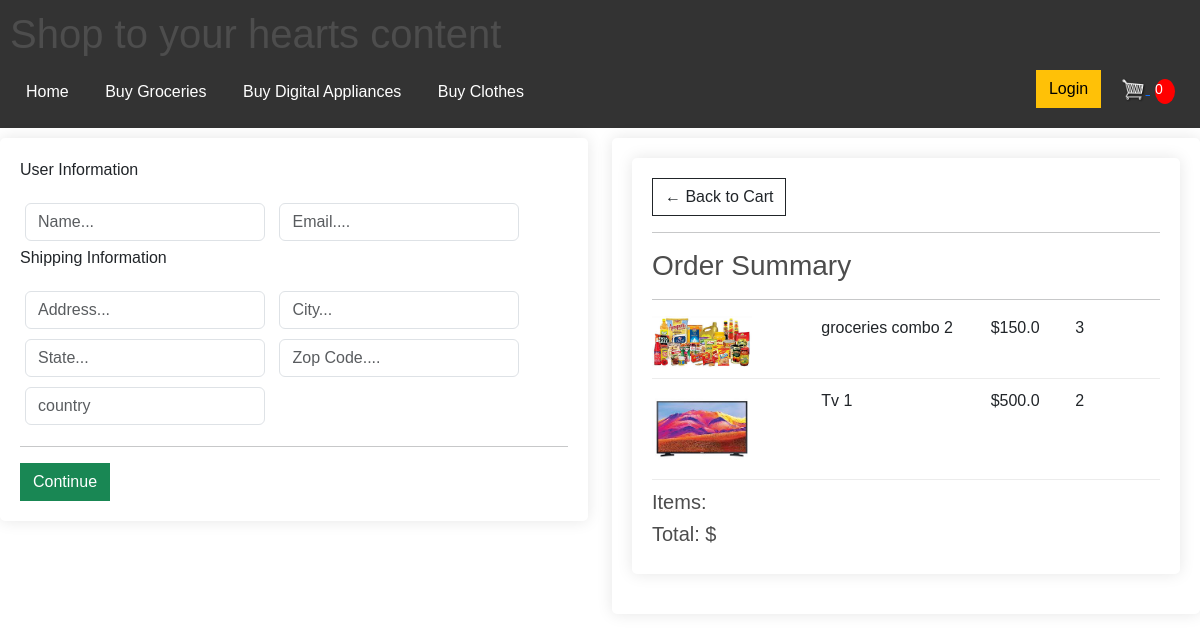
Screenshot of /checkout/ (signed in) with the database file from the repository.
### myapp/models.py (models this page shows, shortened)
class OrderItem(models.Model):
    order = models.ForeignKey(Order, on_delete=models.SET_NULL, blank=True, null=True)
    content_type = models.ForeignKey(ContentType, on_delete=models.SET_NULL, null=True)
    object_id = models.PositiveIntegerField()
    product = GenericForeignKey('content_type', 'object_id')
    quantity = models.IntegerField(default=0, null=True, blank=True)
    date_added = models.DateTimeField(auto_now_add=True)

class Groceries(models.Model):
    name = models.CharField(max_length=100)
    price = models.FloatField()
    description = models.TextField()
    image = models.ImageField(null=True, blank=True)

class DigitalAppliances(models.Model):
    name = models.CharField(max_length=100)
    price = models.FloatField()
    description = models.TextField()
    image = models.ImageField(null=True, blank= True)

### myapp/views.py (the view)
# urls.py: path('checkout/', views.checkout, name='checkout'),
def checkout(request):
    if request.user.is_authenticated:
        customer = request.user.customer
        order, created = Order.objects.get_or_create(customer= customer, complete  = False)
        items = order.orderitem_set.all()
    else:
        order  = {'get_cart_items':0, 'get_cart_total':0}
        items = []
    return render(request, 'checkout.html', {'items': items, 'order': order})

### myapp/templates/checkout.html (shortened to what this page needs)
{% extends 'index.html' %}
{% load static %}
{% block navbar %}
    {{ block.super }}
{% endblock navbar %}
{% block content %}
    <div class="row">
        <div class="col-lg-6">
            <div class="box-element" id="form-wrapper">
                <form id="form">
                    <div id="user-info">
                        <p>User Information</p>
                        <div class="form-field">
                            <input required class="form-control" type="text" name="name" placeholder="Name...">
                        </div>
                        <div class="form-field">
                            <input required class="form-control" type="email" name="email" placeholder="Email....">
                        </div>
                    </div>
                    <div id="shiiping-info">
                        <p>Shipping Information</p>
                        <div class="form-field">
                            <input class="form-control" type="text" name="address" placeholder="Address...">
                        </div>
                        <div class="form-field">
                            <input class="form-control" type="text" name="city" placeholder="City...">
                        </div>
                        <div class="form-field">
                            <input class="form-control" type="text" name="state" placeholder="State...">
                        </div>
                        <div class="form-field">
                            <input class="form-control" type="text" name="zipcode" placeholder="Zop Code....">
                        </div>
                        <div class="form-field">
                            <input class="form-control" type="text" name="country" placeholder="country">
                        </div>
                    </div>
                    <hr>
                    <input type="submit" class="btn btn-success btn-block" value="Continue">
                </form>
            </div>
            <br>
        </div>
        <div class="col-lg-6">
            <div class="box-element">
                <div class="box-element">
                    <a class="btn btn-outline-dark" href="{% url 'cart'%}">&#x2190; Back to Cart</a>
                    <hr>
                    <h3>Order Summary</h3>
                    <hr>
                    {% for item in items%}
                    <div class="cart-row">
                        <div style="flex:2"><img class="row-image" src="{{item.product.image.url}}"></div>
                        <div style="flex:2"><p>{{item.product.name}}</p></div>
                        <div style="flex:1"><p>${{item.product.price}}</p></div>
                        <div style="flex:1"><p>{{item.quantity}}</p></div>
                    </div>
                    {% endfor %}
                    <h5>Items:    {{items.get_cart_items}}</h5>
                    <h5>Total:   ${{items.get_cart_total|floatformat:2}}</h5>
                </div>
            </div>
        </div>
    </div>
{% endblock content %}

### static/css/main.css (style rules this page uses)
body { font-family: Arial, sans-serif; }
h1,h2,h3,h4,h5,h6 { color:hsl(0, 0%, 30%); }
.box-element { box-shadow: 0 0 16px rgba(0, 0, 0, 0.1); background-color: #fff; border-radius: 5px; padding: 20px; margin-bottom: 20px; }
.cart-row { display: flex; align-items: flex-stretch; padding-bottom: 10px; margin-bottom: 10px; border-bottom: 1px solid #ececec; }
.col-lg-4, .col-lg-6, .col-lg-8, .col-lg-12 { margin-top: 10px; }
.form-field { width:250px; display: inline-block; padding: 5px; }
.row-image { width: 100px; }
.btn { border-radius: 0; }

### rows the page displays
OrderItem: product.image (picture), product.name "groceries combo 2", product.price "150.0", quantity "3"
OrderItem: product.image (picture), product.name "Tv 1", product.price "500.0", quantity "2"
